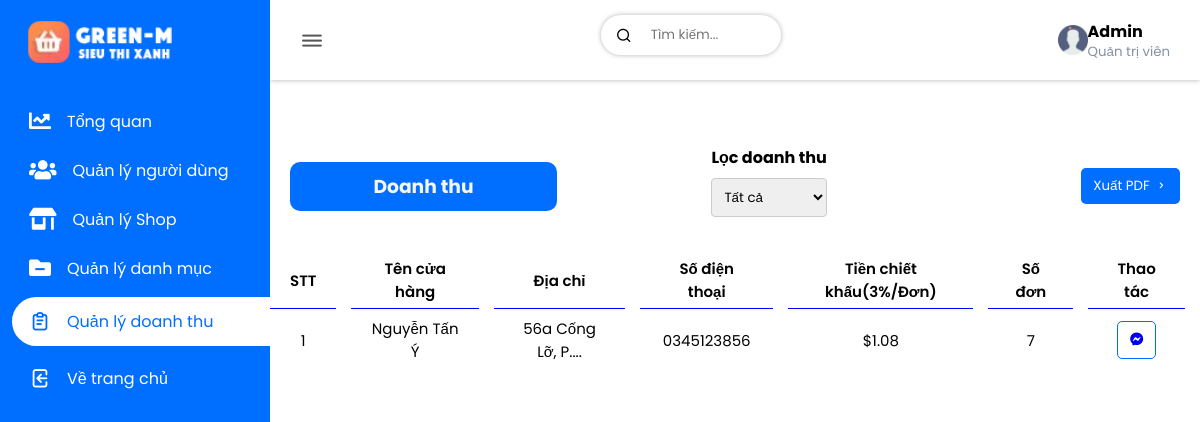
The page /admin/admin/index.php?act=order (signed in) on the database its author committed.
### tables this page shows
CREATE TABLE `account` (
  `account_id` int(123) NOT NULL,
  `account_name` longblob NOT NULL,
  `account_sex` varchar(3) NOT NULL,
  `account_address` varchar(80) NOT NULL,
  `account_number_pay` varchar(25) NOT NULL,
  `account_pay` varchar(15) NOT NULL,
  `account_avt` varchar(299) NOT NULL DEFAULT 'view/images/account/user.png',
  `account_username` varchar(30) NOT NULL,
  `account_email` varchar(40) NOT NULL,
  `account_verified_mail` varchar(15) NOT NULL DEFAULT 'Chưa xác thực',
  `account_phone` varchar(10) NOT NULL,
  `account_pass` varchar(100) NOT NULL,
  `account_position` varchar(20) NOT NULL DEFAULT 'Khách hàng',
  `account_notify` varchar(100) NOT NULL,
  `account_status` varchar(30) NOT NULL DEFAULT 'Offline',
  `time_reg` timestamp NOT NULL DEFAULT current_timestamp()
);

### admin/admin/model/connect.php (called while the page is built, shortened)
<?php
    class dao_con {
        public static function conn_db() {
            $sqlServer = "mysql:host=localhost; dbname=green_m8683";
            $username = "root";
            $password = "";
            try {
                $conn = new PDO($sqlServer, $username, $password);
                $conn->setAttribute(PDO::ATTR_ERRMODE, PDO::ERRMODE_EXCEPTION);
            } catch(PDOException $e) {
                echo 'Ket noi database that bai do ' . $e->getMessage();
            }
            return $conn;
        }
        public static function conn_show_all($sql) {
            $conn = self::conn_db();
            $sqlBindParam = array_slice(func_get_args(), 1);
            try {
                $stmt = $conn->prepare($sql);
                $stmt->execute($sqlBindParam);
                $ketqua = $stmt->fetchAll();
                return $ketqua;
            } catch (PDOException $e) {
                throw $e;
            } finally {
                unset($conn);
            }
        }
    }
?>

### admin/admin/model/order.php (called while the page is built, shortened)
<?php
    include_once "connect.php";
    class order_lass extends dao_con {
        public static function show_order() {
            $sql = "SELECT orders.*, account.account_name, account.account_id
                    FROM orders
                    JOIN account ON orders.shop_id = account.account_id
                    ORDER BY orders.order_id DESC
            ";
            return self::conn_show_all($sql);
        }
        public static function show_doanhthu() {
            $sql = "SELECT account.*, COUNT(orders.order_id) AS order_count, orders.order_status
                    FROM account
                    INNER JOIN orders ON account.account_id = orders.shop_id
                    GROUP BY account.account_id
            ";
            return self::conn_show_all($sql);
        }
    }
?>

### admin/admin/view/order.php (the view, shortened to what this page needs)
   <div class="wrapper flex">
      <div class="projects-category">
         <div class="card-header flex flex-tinh2">
            <h3>Doanh thu</h3>
            <div class="fill-doanhthu">
               <label for="fill-doanhthu">Lọc doanh thu</label>
               <select name="fill-doanhthu" class="fill-doanhthu-btn">
                  <option value="All">Tất cả</option>
               </select>
            </div>
            <button>Xuất PDF<i class="uil uil-angle-right"></i></button>
         </div>
         <table>
            <thead>
               <th>
                  <tr>
                     <td>STT</td>
                     <td>Tên cửa hàng</td>
                     <td>Địa chỉ</td>
                     <td>Số điện thoại</td>
                     <td>Tiền chiết khấu(3%/Đơn)</td>
                     <td>Số đơn</td>
                     <td>Thao tác</td>
                  </tr>
               </th>
            </thead>
            <tbody>
               <?php
                  foreach($show as $items) {
                     extract($items);
                     $count_revenue = 0;
                        foreach ($count as $jtems) {
                           if($jtems['order_status'] == "Giao thành công") {
                              if ($account_id == $jtems['account_id']) {
                                 $count_revenue += $jtems['order_total'];
                              }
                           }
                        }
                        $total_revenue = $count_revenue * 0.03;
                        $address = substr($account_address, 0, 18) . '...';
                        echo '
                           <tr>
                              <td>1</td>
                              <td>'. $account_name .'</td>
                              <td class="address-user">'. $address .'.<input type="hidden" value="'. $account_address .'"></td>
                              <td>'. $account_phone .'</td>
                              <td>$'. $total_revenue .'</td>
                              <td>'. $order_count .'</td>
                              <td class="kkk2">
                                 <button>
                                 <a href="../../public/index.php?act=mess_chat&from='.$_SESSION['83x86']['account_id'].'&to='.$account_id.'"><i class="fab fa-facebook-messenger"></i></a>
                                 </button>
                              </td>
                           </tr>
                        ';
                  }
               ?>
            </tbody>
         </table>
      </div>
   </div>
</div>

### admin/admin/view/layout/style.css (style rules this page uses)
:root { --main-color: #006eff; --text-grey: #8390a2; --text-white: #fff; --shadow: 0 0 5px rgba(0, 0, 0, 0.3); }
* { padding: 0; margin: 0; box-sizing: border-box; font-family: 'Poppins', sans-serif; list-style: none; text-decoration: none; }
.flex { display: flex; align-items: center; justify-content: space-between; flex-wrap: wrap; }
.flex-tinh2 h3 { background-color: #006eff; width: 30%; padding: 10px 20px; display: flex; justify-content: center; align-items: center; border-radius: 10px; color: whitesmoke; }
.kkk2 button { color: blue; background-color: white; border: 1px solid #006eff; }
.kkk2 button i { margin-left: 0px; }
.wrapper { margin-top: 50px; flex-wrap: wrap; align-items: flex-start; }
.projects-category { flex-basis: 100%; }
.card-header { padding: 15px 20px; }
button { border: none; outline: none; border-radius: 5px; padding: 8px 12px; background-color: var(--main-color); color: var(--text-white); cursor: pointer; }
button i { margin-left: 5px; }
table { width: 100%; height: 100%; padding: 15px 20px; font-size: 15px; border-collapse: collapse; }
thead { border-bottom: .5px solid blue; }
tr, td, th { padding: 8px 20px; text-align: center; }
td { border-right: 15px solid transparent; }
thead :is(tr, td, th) { padding: 5px 20px; font-weight: 600; }
label { display: block; margin-bottom: 8px; font-weight: bold; }
input, select { width: 100%; padding: 8px; box-sizing: border-box; margin-bottom: 10px; border: 1px solid #ccc; border-radius: 4px; }
tbody tr td { cursor: pointer; }
.box-log input, select, .box-category input, select { width: 100%; padding: 8px; box-sizing: border-box; margin-bottom: 10px; border: 1px solid #ccc; border-radius: 4px; }
.fill-doanhthu { display: grid; margin-right: 100px; }

### rows shown on the page
account: account_name "Nguyễn Tấn Ý", account_address "56a Cống Lỡ, P...", account_phone "0345123856", total_revenue "1.08", order_count "7"

### other values the page prints
$_SESSION['83x86']['account_name'] "Admin"
$_SESSION['83x86']['account_position'] "Quản trị viên"
